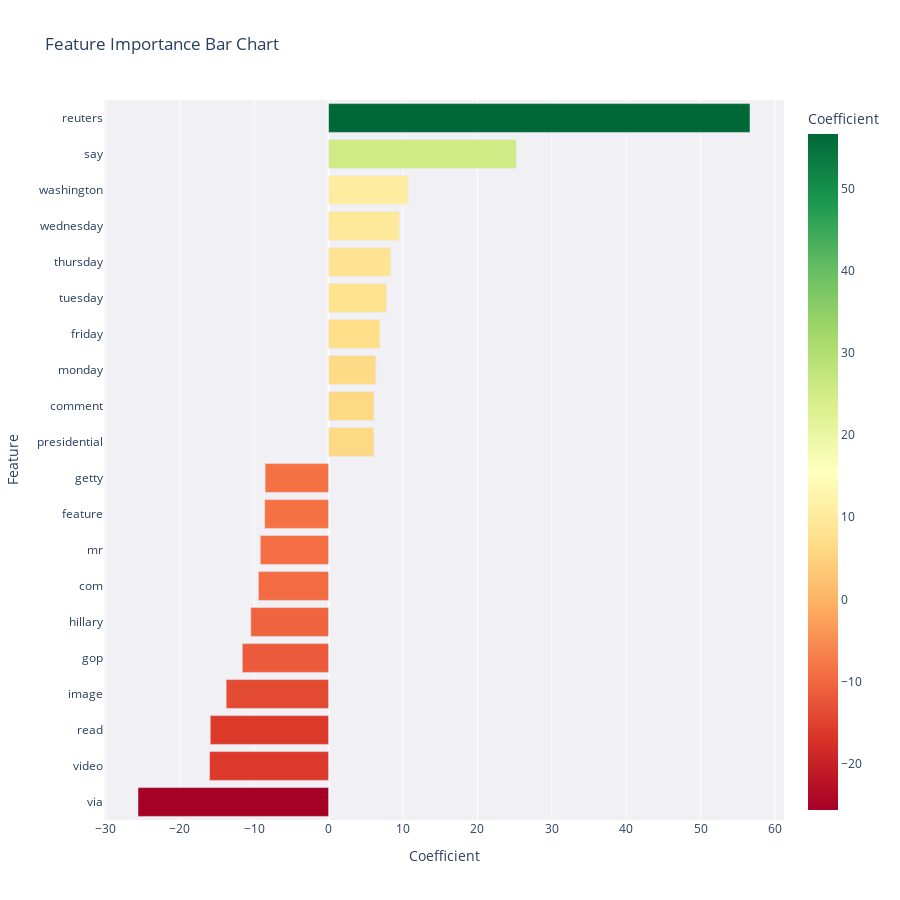

The cell this chart's notebook holds for it:
### Markdown cell above
# Visualization

### Code cell
import plotly.express as px

features = [*top_pos, *top_neg]

coef_df = pd.DataFrame(features, columns=['feature', 'value'])
coef_df = coef_df.sort_values('value')

fig = px.bar(
    coef_df,
    x='value',
    y='feature',
    orientation='h',
    color='value',
    color_continuous_scale='RdYlGn',
    title='Feature Importance Bar Chart',
    range_color=[coef_df['value'].min(),    coef_df['value'].max()],
    labels={'value': 'Coefficient'},
    height=900
)
fig.update_layout(yaxis_title='Feature', xaxis_title='Coefficient', plot_bgcolor='rgba(240,240,245,1)')
fig.show()

### Figure 1 — Plotly figure (JSON) as saved in the notebook; plotly's stock layout.template omitted (floating-point values rounded to 4 significant figures)
{"data": [{"hovertemplate": "Coefficient=%{marker.color}<br>feature=%{y}<extra></extra>", "legendgroup": "", "marker": {"color": [-25.61, -15.99, -15.9, -13.76, -11.59, -10.45, -9.436, -9.179, -8.587, -8.529, 6.082, 6.103, 6.337, 6.901, 7.779, 8.359, 9.518, 10.72, 25.22, 56.62], "coloraxis": "coloraxis", "pattern": {"shape": ""}}, "name": "", "orientation": "h", "showlegend": false, "textposition": "auto", "type": "bar", "x": [-25.61, -15.99, -15.9, -13.76, -11.59, -10.45, -9.436, -9.179, -8.587, -8.529, 6.082, 6.103, 6.337, 6.901, 7.779, 8.359, 9.518, 10.72, 25.22, 56.62], "xaxis": "x", "y": ["via", "video", "read", "image", "gop", "hillary", "com", "mr", "feature", "getty", "presidential", "comment", "monday", "friday", "tuesday", "thursday", "wednesday", "washington", "say", "reuters"], "yaxis": "y"}], "layout": {"barmode": "relative", "coloraxis": {"cmax": 56.62, "cmin": -25.61, "colorbar": {"title": {"text": "Coefficient"}}, "colorscale": [[0, "rgb(165,0,38)"], [0.1, "rgb(215,48,39)"], [0.2, "rgb(244,109,67)"], [0.3, "rgb(253,174,97)"], [0.4, "rgb(254,224,139)"], [0.5, "rgb(255,255,191)"], [0.6, "rgb(217,239,139)"], [0.7, "rgb(166,217,106)"], [0.8, "rgb(102,189,99)"], [0.9, "rgb(26,152,80)"], [1, "rgb(0,104,55)"]]}, "height": 900, "legend": {"tracegroupgap": 0}, "plot_bgcolor": "rgba(240,240,245,1)", "title": {"text": "Feature Importance Bar Chart"}, "xaxis": {"anchor": "y", "domain": [0, 1], "title": {"text": "Coefficient"}}, "yaxis": {"anchor": "x", "domain": [0, 1], "title": {"text": "Feature"}}}}
